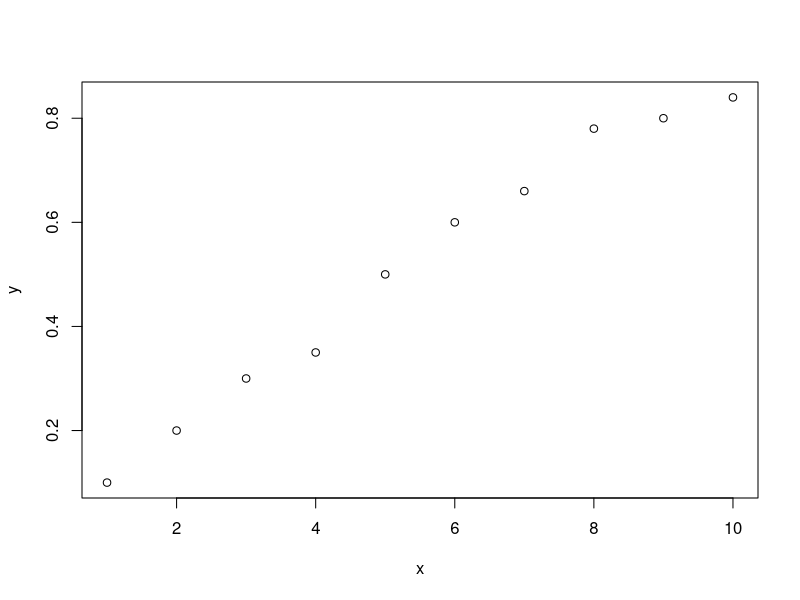
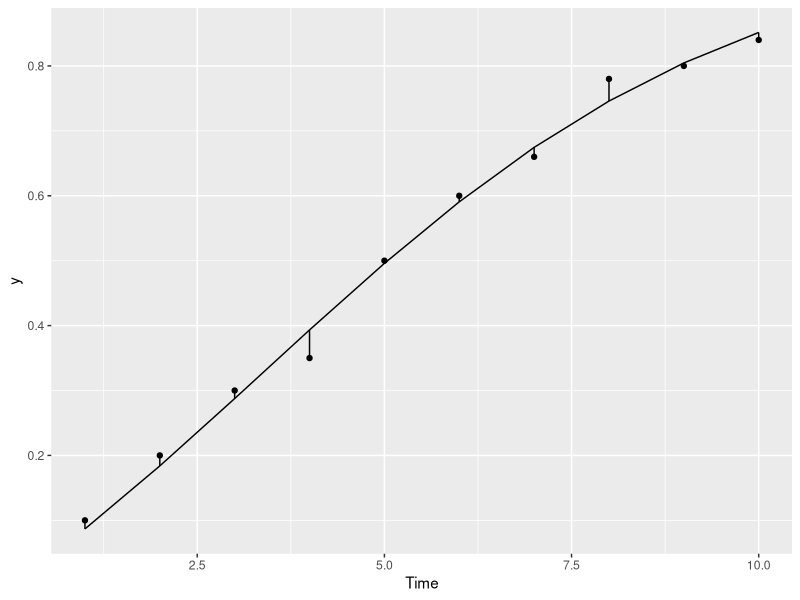

Generate these figures, in order, with R:
## ---- chunk 1

# bass function
bass_F <- function(Time, p, q) {
  (1 - exp(-(p + q)*Time))/(1 + (q/p)*exp(-(p+q)*Time))
}

x <- 1:10
y <- c(.1, .2, .3, .35, .5, .6, .66, .78, .8, .84)
Time = x
fit <- stats::nls(y ~ bass_F(Time, p, q), start=list(p = .1, q = .5 ))

plot(x, y)
fit <- nls(formula = y ~ bass_F(Time = x, p, q), start=list(p=.1, q=.5))
summary(fit)
stats::AIC(fit)
f <- broom::augment(fit)$.fitted
mean(sum(f^2)) / mean(x)
sd(f) / sqrt(length(Time))

## ---- chunk 2
library(tidyverse)
broom::augment(fit) %>% 
  mutate(y = y) %>% 
  ggplot(aes(Time, y)) +
  geom_point() +
  geom_line(aes(x = Time, y = .fitted)) +
  geom_linerange(aes(ymin = .fitted, ymax = y))


